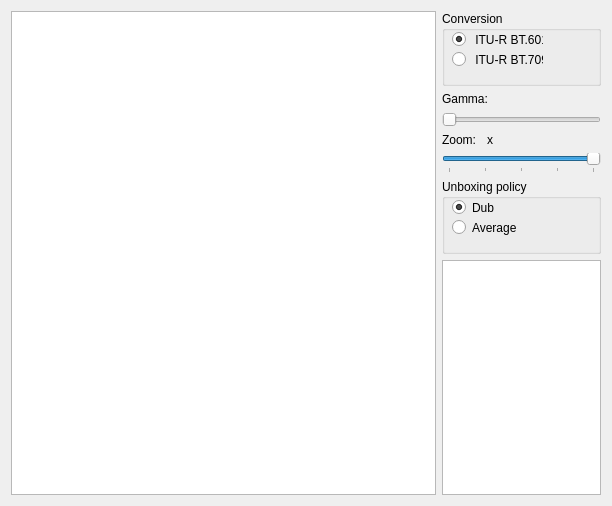
<?xml version="1.0" encoding="UTF-8"?>
<ui version="4.0">
 <class>MainWindow</class>
 <widget class="QMainWindow" name="MainWindow">
  <property name="geometry">
   <rect>
    <x>0</x>
    <y>0</y>
    <width>612</width>
    <height>506</height>
   </rect>
  </property>
  <property name="windowTitle">
   <string>FIT0201CHERESHNEV_TVSet</string>
  </property>
  <widget class="QWidget" name="centralWidget">
   <layout class="QGridLayout" name="gridLayout">
    <item row="0" column="0">
     <layout class="QHBoxLayout" name="horizontalLayout" stretch="1,0">
      <item>
       <widget class="GraphicsView" name="graphicsView"/>
      </item>
      <item>
       <layout class="QVBoxLayout" name="verticalLayout_2" stretch="0,0,0,0,0,0,1">
        <property name="sizeConstraint">
         <enum>QLayout::SetDefaultConstraint</enum>
        </property>
        <item alignment="Qt::AlignTop">
         <widget class="QGroupBox" name="groupBox">
          <property name="minimumSize">
           <size>
            <width>110</width>
            <height>75</height>
           </size>
          </property>
          <property name="title">
           <string>Conversion</string>
          </property>
          <widget class="QRadioButton" name="bt601RadioButton">
           <property name="geometry">
            <rect>
             <x>10</x>
             <y>20</y>
             <width>91</width>
             <height>17</height>
            </rect>
           </property>
           <property name="text">
            <string> ITU-R BT.601</string>
           </property>
           <property name="checked">
            <bool>true</bool>
           </property>
          </widget>
          <widget class="QRadioButton" name="bt709RadioButton">
           <property name="geometry">
            <rect>
             <x>10</x>
             <y>40</y>
             <width>91</width>
             <height>17</height>
            </rect>
           </property>
           <property name="text">
            <string> ITU-R BT.709</string>
           </property>
          </widget>
         </widget>
        </item>
        <item>
         <layout class="QHBoxLayout" name="horizontalLayout_2">
          <property name="spacing">
           <number>0</number>
          </property>
          <item>
           <widget class="QLabel" name="label">
            <property name="sizePolicy">
             <sizepolicy hsizetype="Maximum" vsizetype="Preferred">
              <horstretch>0</horstretch>
              <verstretch>0</verstretch>
             </sizepolicy>
            </property>
            <property name="text">
             <string>Gamma: </string>
            </property>
           </widget>
          </item>
          <item>
           <widget class="QLabel" name="gammaSliderLabel">
            <property name="text">
             <string/>
            </property>
           </widget>
          </item>
         </layout>
        </item>
        <item>
         <widget class="QSlider" name="gammaSlider">
          <property name="styleSheet">
           <string notr="true"/>
          </property>
          <property name="minimum">
           <number>1</number>
          </property>
          <property name="maximum">
           <number>999</number>
          </property>
          <property name="value">
           <number>2</number>
          </property>
          <property name="tracking">
           <bool>true</bool>
          </property>
          <property name="orientation">
           <enum>Qt::Horizontal</enum>
          </property>
          <property name="invertedAppearance">
           <bool>false</bool>
          </property>
         </widget>
        </item>
        <item>
         <layout class="QHBoxLayout" name="horizontalLayout_3">
          <property name="spacing">
           <number>0</number>
          </property>
          <item>
           <widget class="QLabel" name="label_3">
            <property name="sizePolicy">
             <sizepolicy hsizetype="Maximum" vsizetype="Preferred">
              <horstretch>0</horstretch>
              <verstretch>0</verstretch>
             </sizepolicy>
            </property>
            <property name="text">
             <string>Zoom: </string>
            </property>
           </widget>
          </item>
          <item>
           <widget class="QLabel" name="zoomLabel">
            <property name="sizePolicy">
             <sizepolicy hsizetype="Maximum" vsizetype="Preferred">
              <horstretch>0</horstretch>
              <verstretch>0</verstretch>
             </sizepolicy>
            </property>
            <property name="text">
             <string/>
            </property>
           </widget>
          </item>
          <item alignment="Qt::AlignLeft">
           <widget class="QLabel" name="label_2">
            <property name="text">
             <string>x</string>
            </property>
           </widget>
          </item>
         </layout>
        </item>
        <item>
         <widget class="QSlider" name="zoomSlider">
          <property name="minimum">
           <number>1</number>
          </property>
          <property name="maximum">
           <number>5</number>
          </property>
          <property name="value">
           <number>5</number>
          </property>
          <property name="orientation">
           <enum>Qt::Horizontal</enum>
          </property>
          <property name="tickPosition">
           <enum>QSlider::TicksBelow</enum>
          </property>
          <property name="tickInterval">
           <number>1</number>
          </property>
         </widget>
        </item>
        <item>
         <widget class="QGroupBox" name="groupBox_2">
          <property name="sizePolicy">
           <sizepolicy hsizetype="Preferred" vsizetype="Minimum">
            <horstretch>0</horstretch>
            <verstretch>0</verstretch>
           </sizepolicy>
          </property>
          <property name="minimumSize">
           <size>
            <width>0</width>
            <height>75</height>
           </size>
          </property>
          <property name="title">
           <string>Unboxing policy</string>
          </property>
          <widget class="QRadioButton" name="dubRadioButton">
           <property name="geometry">
            <rect>
             <x>10</x>
             <y>20</y>
             <width>82</width>
             <height>17</height>
            </rect>
           </property>
           <property name="text">
            <string>Dub</string>
           </property>
           <property name="checked">
            <bool>true</bool>
           </property>
          </widget>
          <widget class="QRadioButton" name="averageRadioButton">
           <property name="geometry">
            <rect>
             <x>10</x>
             <y>40</y>
             <width>82</width>
             <height>17</height>
            </rect>
           </property>
           <property name="text">
            <string>Average</string>
           </property>
          </widget>
         </widget>
        </item>
        <item>
         <widget class="QListView" name="fileListView">
          <property name="sizePolicy">
           <sizepolicy hsizetype="Expanding" vsizetype="Minimum">
            <horstretch>0</horstretch>
            <verstretch>0</verstretch>
           </sizepolicy>
          </property>
          <property name="maximumSize">
           <size>
            <width>159</width>
            <height>16777215</height>
           </size>
          </property>
          <property name="editTriggers">
           <set>QAbstractItemView::NoEditTriggers</set>
          </property>
         </widget>
        </item>
       </layout>
      </item>
     </layout>
    </item>
   </layout>
  </widget>
  <widget class="QMenuBar" name="menuBar">
   <property name="geometry">
    <rect>
     <x>0</x>
     <y>0</y>
     <width>612</width>
     <height>21</height>
    </rect>
   </property>
  </widget>
 </widget>
 <layoutdefault spacing="6" margin="11"/>
 <customwidgets>
  <customwidget>
   <class>GraphicsView</class>
   <extends>QGraphicsView</extends>
   <header>graphicsview.h</header>
  </customwidget>
 </customwidgets>
 <resources/>
 <connections/>
</ui>
